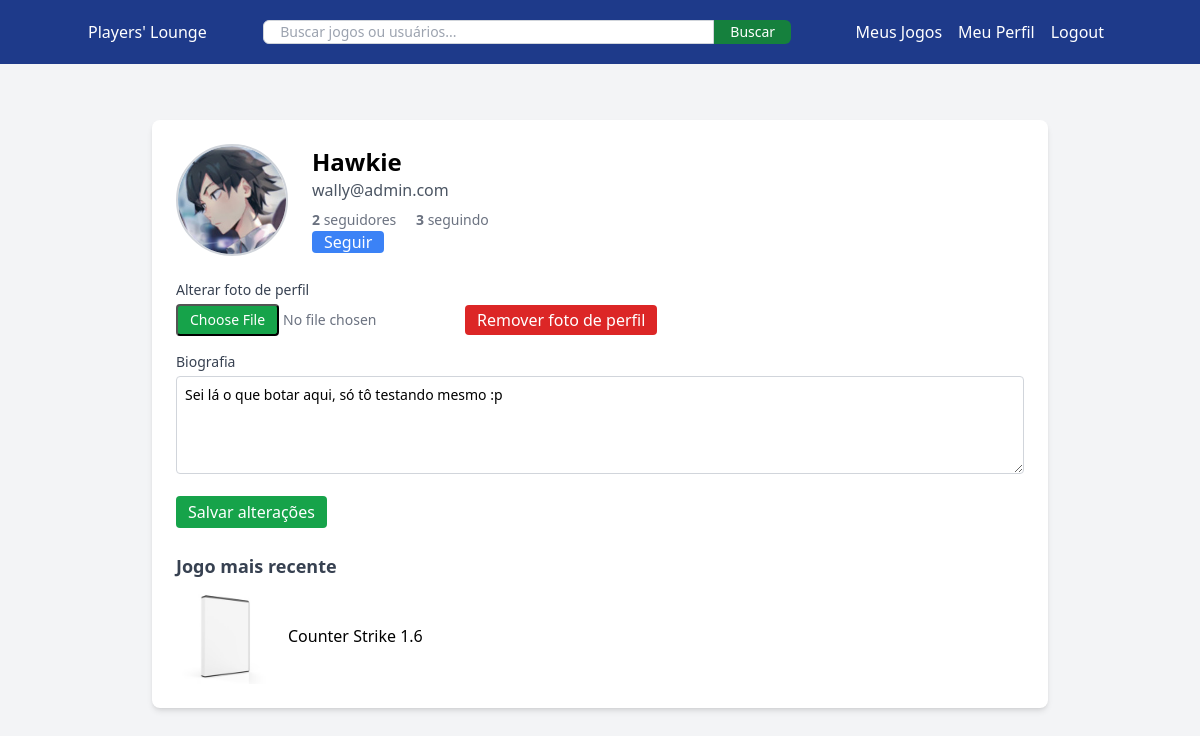
The app's page /index.php?action=profile&user=Hawkie (signed in) with its own data.
### tables this page shows
CREATE TABLE "users"(
  id integer primary key autoincrement not null,
  username varchar(255) not null unique,
  password varchar(255) not null,
  name varchar(255) not null,
  bio varchar(255),
  profile_picture varchar(255),
  email varchar(255) not null unique
  );

CREATE TABLE "games"(
  id integer primary key autoincrement not null unique,
  user_id integer not null,
  title varchar(255) NOT NULL,
  cover varchar(255),
  platform varchar(255) not null,
  exe_path varchar(255),
  description varchar(255),
  foreign key (user_id) references users (id)
  );

### controllers/UserController.php (called while the page is built, shortened)
<?php
require_once 'models/User.php';
class UserController
{
    private $userModel;
    public function __construct($pdo)
    {
        $this->userModel = new User($pdo);
    }
    public function getProfile()
    {
        $username = $_GET['user'] ?? null;
        $profile = $this->userModel->findByUsername($username);
        unset($profile['password'], $profile[2]);
        $loggedUser = $_SESSION['user_id'];
        $followerCount = ($this->userModel->getFollowersCountByUsername($username))['COUNT(*)'];
        $followingCount = ($this->userModel->getFollowingCountByUsername($username))['COUNT(*)'];
        $isFollowing = $this->userModel->isFollowing($loggedUser, $profile['id']);
        $isOwner = isset($_SESSION['username']) && $_SESSION['username'] === $profile['username'];
        $recentGame = $this->userModel->getRecentlyAddedByUser($profile['id']);
        include 'views/users/profile.php';
    }
}

### index.php (called while the page is built, shortened)
<?php
Router::route();
?>

### models/User.php (called while the page is built, shortened)
<?php
class User
{
    private $db;
    public function __construct($pdo)
    {
        $this->db = $pdo;
    }
    public function findByUsername($username)
    {
        $stmt = $this->db->prepare("SELECT * FROM users WHERE username = ?");
        $stmt->execute([$username]);
        return $stmt->fetch();
    }
    public function getRecentlyAddedByUser($user_id)
    {
        $stmt = $this->db->prepare("SELECT * FROM games WHERE user_id = ? ORDER BY id DESC LIMIT 1");
        $stmt->execute([$user_id]);
        return $stmt->fetch();
    }
    public function isFollowing($followerId, $followingId)
    {
        $stmt = $this->db->prepare("SELECT COUNT(*) FROM followers WHERE follower_id = :follower AND following_id = :following");
        $stmt->execute([
            'follower' => $followerId,
            'following' => $followingId
        ]);
        return $stmt->fetchColumn() > 0;
    }
    public function getFollowingCountByUsername($username)
    {
        $userId = $this->findByUsername($username)['id'];
        $stmt = $this->db->prepare("SELECT COUNT(*) FROM followers WHERE follower_id = ?");
        $stmt->execute([$userId]);
        return $stmt->fetch();
    }
    public function getFollowersCountByUsername($username)
    {
        $userId = $this->findByUsername($username)['id'];
        $stmt = $this->db->prepare("SELECT COUNT(*) FROM followers WHERE following_id = ?");
        $stmt->execute([$userId]);
        return $stmt->fetch();
    }
}

### views/users/profile.php (the view, shortened to what this page needs)
<div class="max-w-4xl mx-auto bg-white shadow-md rounded-lg p-6 mt-10">
    <div class="flex items-center space-x-6">
        <img src="uploads/profilePictures/<?= $profile['profile_picture'] ?>" alt="Foto de perfil"
            class="w-28 h-28 rounded-full object-cover border-2 border-gray-300"
            onerror="this.src='uploads/profilePictures/defaultProfilePicture.jpg'">
        <div class="flex-1">
            <h2 class="text-2xl font-bold"><?= htmlspecialchars($profile['username']) ?></h2>
            <p class="text-gray-600"><?= htmlspecialchars($profile['email']) ?></p>
            <div class="mt-2 text-sm text-gray-500">
                <a href="index.php?action=show_followers&username=<?= $profile['username'] ?>" class="mr-4"><strong><?= $followerCount ?></strong> seguidores</a>
                <a href="index.php?action=show_following&username=<?= $profile['username'] ?>"><strong><?= $followingCount ?></strong> seguindo</a>
            </div>
            <?php if ($_SESSION['user_id'] !== $profile['id']): ?>
                <?php if ($isFollowing) : ?>
                    <a href="index.php?action=unfollow&id=<?= $profile['id'] ?>&username=<?= $profile['username'] ?>"
                        class="bg-red-500 text-white px-3 rounded">Deixar de seguir</a>
                <?php else: ?>
                    <a href="index.php?action=follow&id=<?= $profile['id'] ?>&username=<?= $profile['username'] ?>"
                        class="bg-blue-500 text-white px-3 rounded">Seguir</a>
                <?php endif; ?>
            <?php endif; ?>
        </div>
    </div>
    <?php if ($isOwner): ?>
        <form method="POST" action="index.php?action=edit_profile" enctype="multipart/form-data" class="mt-6 space-y-4">
            <div class="flex">
                <div class="max-w-sm">
                    <label class="block text-sm font-medium text-gray-700 mb-1">Alterar foto de perfil</label>
                    <input type="file" name="profile_picture" class="w-full text-sm text-gray-500 file:bg-green-600
                    file:text-white file:px-3 file:py-1 file:rounded file:hover:bg-green-700 file:placeholder">
                </div>
                <div class="place-content-end px-4 py-1">
                    <a href="index.php?action=delete_profile_picture" class="bg-red-600 text-white px-3 py-1
                    rounded hover:bg-red-700">Remover foto de perfil</a>
                </div>
            </div>
            <div>
                <label class="block text-sm font-medium text-gray-700 mb-1">Biografia</label>
                <textarea name="bio" rows="4" class="w-full border border-gray-300 rounded p-2 text-sm"><?= nl2br($bio = $profile['bio'] ?? '') ?></textarea>
            </div>
            <button type="submit" class="bg-green-600 text-white px-3 py-1 rounded hover:bg-green-700">Salvar alterações</button>
        </form>
    <?php endif; ?>
    <div class="mt-6">
        <h3 class="text-lg font-semibold text-gray-700 mb-2">Jogo mais recente</h3>
        <div class="flex items-center space-x-4">
            <?php if ($recentGame) : ?>
                <a href="index.php?action=view_game&id=<?= $recentGame['id'] ?>">
                    <img src="uploads/gameCovers/<?= $recentGame['cover'] ?>" alt="Capa do jogo"
                        class="w-24 h-24 object-cover rounded"
                        onerror="this.src='uploads/gameCovers/defaultCover.jpg'">
                </a>
                <a href="index.php?action=view_game&id=<?= $recentGame['id'] ?>">
                    <span class="text-md font-medium"><?= htmlspecialchars($recentGame['title']) ?></span>
                </a>
            <?php else : ?>
                <p class="text-gray-600">Nenhum jogo adicionado recentemente...</p>
            <?php endif ?>
        </div>
    </div>
</div>

### records on screen
users: profile_picture (picture), username "Hawkie", email "wally@admin.com", bio "Sei lá o que botar aqui, só tô testando mesmo :p"
games: title "Counter Strike 1.6"

### other values on screen
$followerCount "2"
$followingCount "3"
